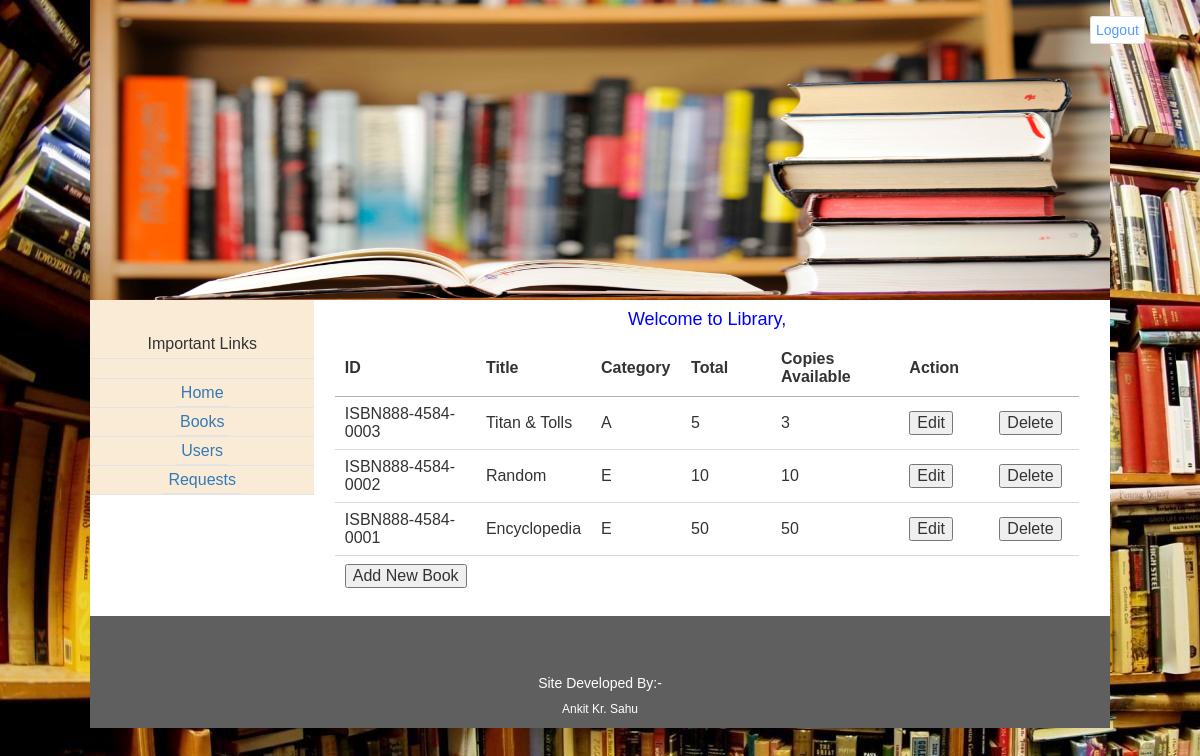
The page /app/admin/books/ on the database its author committed.
### app/models.py (models this page shows, shortened)
class Book(models.Model):
	isbn = models.CharField(max_length=100)
	title = models.CharField(max_length=50)
	pub_date = models.DateField(default=timezone.now)
	author = models.CharField(max_length=30)
	category = models.CharField(max_length=1,choices=BOOK_TYPES)
	quantity = models.BigIntegerField(default=0)
	available = models.BigIntegerField(default=True)
	test = models.BooleanField(default=True)
	class Meta:
		ordering = ["-title"]

### app/views.py (the view)
class AdminBooks(Books):
	template_name = 'app/allbooks.html'

### app/templates/app/allbooks.html (shortened to what this page needs)
{% extends 'app/admin_profile.html' %}
{% block request %}
	<table id="example" class="display" cellspacing="0" width="100%">
		<thead>
			<tr>
				<th>ID</th>
				<th>Title</th>
				<th>Category</th>
				<th>Total</th>
				<th>Copies Available</th>
				<th colspan="2">Action</th>
			</tr>
		</thead>
		<tbody>
		{% for item in response %}
			<tr>
				<td>{{ item.isbn}} </td>
				<td>{{ item.title }}</td>
				<td>{{ item.category }}</td>
				<td>{{ item.quantity }}</td>
				<td>{{ item.available }}</td>
				<form action = '../editbook/' method = 'get'>
					<td><input type='submit' name='new' value = 'Edit'/></td>
				</form>
				<form action = '../deletebook/' method = 'post'>
					<td><input type='submit' name='new' value = 'Delete'/></td>
				</form>
			</tr>
		{% endfor %}
			<tr>
				<form action = '../addbook/' method='get'>
					<td colspan="7"><input type='submit' name='new' value = 'Add New Book'/></td>
				</form>
			</tr>
		</tbody>
	</table>
{% endblock %}

### app/templates/app/admin_profile.html
{% extends 'base.html' %}
{% block login %}
	<div id="xyz">
		<a href="../../logout">Logout</a>
	</div>
{% endblock %}
{% block content %}
	<div id="left">
		<table>
			<tr>
				<td>Important Links</td>
			</tr>
			<tr>
			</tr>
			<tr>
				<td><a href="../home/">Home</a></td>
			</tr>
			<tr>
				<td><a href="../books/">Books</a></td>
			</tr>
			<tr>
				<td><a href="../users/">Users</a></td>
			</tr>
			<tr>
				<td><a href="../process_requests/">Requests</a></td>
			</tr>
		</table>
	</div>
	<div id="spare">
		<h4>Welcome to Library, {{ user.first_name }}</h4>
		{% block request %}
		{% endblock %}
	</div>
{% endblock %}

### app/templates/base.html (shortened to what this page needs)
<html>
	<head>
		{% load staticfiles %}
		<link rel="stylesheet" type="text/css" href="{% static 'app/bootstrap.min.css' %}">
		<link rel="stylesheet" type="text/css" href="{% static 'app/style.css' %}" />
		<link rel="stylesheet" type="text/css" href="//cdn.datatables.net/1.10.7/css/jquery.dataTables.min.css">
	</head>
	<body>
		<div id="pageContainer">
			<div id="header">
				{% block login %}
				{% endblock %}
				<div id="wall">
					<img src = "{% static 'app/images/wall.jpg' %}" height="100%" width="100%">
				</div>
			</div>
			<div id="content">
				{% block content %}
				{% endblock %}
			</div>
			<div id="footer">
				<h4>Site Developed By:-</h4>
				<p>Ankit Kr. Sahu</p>
			</div>
		</div>
	</body>
</html>

### app/static/app/style.css (style rules this page uses)
body { margin:0px; background-color:#FFF; font-family: sans-serif; background: url('images/background1.jpg') no-repeat fixed; }
img { width: 100%; height:300px; }
a { text-decoration: none; }
#pageContainer { width:85%; margin:0px auto; background-color: #FFF; //border:1px solid black; }
#header { width:100%; min-width: 800px; //border:1px solid black; }
#wall { width: 100%; height:300px; //border:1px solid black; border-bottom: 5px solid rgb(200,200,200); }
#content { float:left; width:100%; //min-height: 320px; background-color:#FFF; padding-bottom: 20px; //border-top:1px solid black; }
#footer p,h4 { color:white; text-align:center; }
#footer p { font-size:12px; }
#footer h4 { font-size: 14px; margin-top: 60px; }
#footer { width: 100%; min-height: 100px; float:left; margin-bottom: 50px; background-color: rgb(95,95,95); }
#left { width: 22%; min-height: 100px; background-color: #FAEBD7; //border-right: 1px solid #FF0000; float:left; margin: 0px; }
table { margin-top: 30px; }
#left a { width:100%; height:20px; text-align: center; padding:5px; border-bottom: 1px solid rgb(227,227,227); }
#left tr { width:100%; height:20px; text-align: center; padding:5px; border-bottom: 1px solid rgb(227,227,227); }
#left td { width:100%; height:20px; text-align: center; padding:5px; border-bottom: 1px solid rgb(227,227,227); }
#xyz { float:right; position:absolute; margin-top: 20px; margin-left: 1000px; }
#xyz a { padding:5px; border:1px solid rgb(227,227,227); border-radius: 3px; text-decoration: none; color:#59F; background-color: #FFF; transition:0.3s ease 0s; }
#content h4 { color:blue; }
#spare { //border:1px solid black; width:73%; margin-left: 2%; margin-right: 2%; float:left; }
#spare td { text-align: left; min-width: 70px; max-width: 200px; overflow: hidden; }
td { text-align: center; }
#left table { width:100%; }

### rows shown on the page
Book: isbn "ISBN888-4584-0003", title "Titan & Tolls", category "A", quantity "5", available "3"
Book: isbn "ISBN888-4584-0002", title "Random", category "E", quantity "10", available "10"
Book: isbn "ISBN888-4584-0001", title "Encyclopedia", category "E", quantity "50", available "50"
